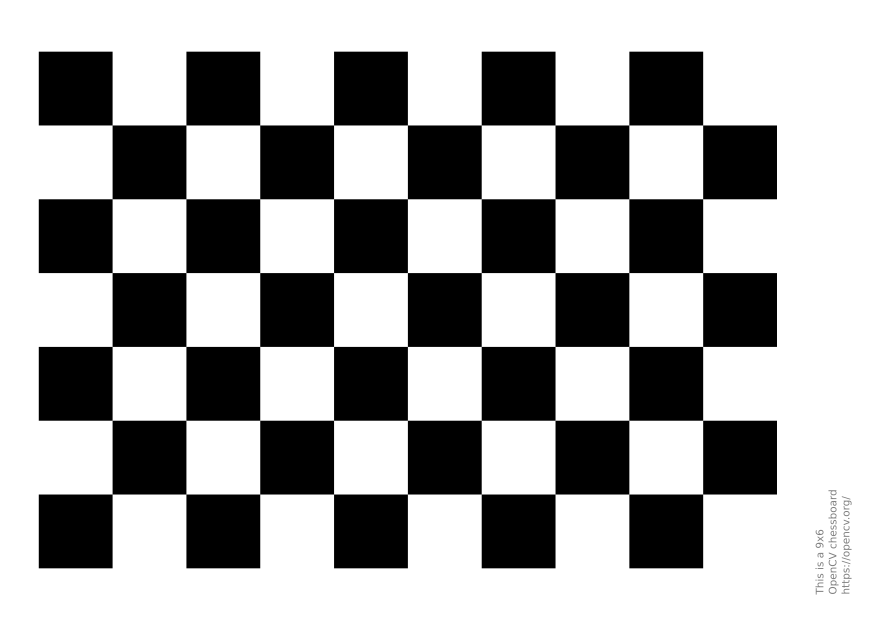
#> input picture data/calibracion/opencv_checkerboard.png, 1754 x 1240 px, found by its file name (shown at 1/2 size)
$ python estimate_movement.py --input ../data/calibracion --base_dir ../data/calibracion
#> lines starting #> are read from the running program, lines starting #| are printed output that depends on the picture
#!/usr/bin/env python3
# -*- coding:utf-8 -*-
"""
Correct the white balance and exposure of a frame using calibration data.
"""

# importing the necessary libraries
import os
import sys
import argparse

import numpy as np
from numpy import fft
import skimage
from skimage import io as imgio
from skimage.filters import gaussian
import matplotlib.pyplot as plt


if __name__ == "__main__":

    ap = argparse.ArgumentParser()
    ap.add_argument("-i","--input", required=True, help="image list or folder.")
    ap.add_argument("-d","--base_dir", required=True, help="base dir for files.")
    ap.add_argument("-w","--filter_radius", type=float, default=8)

    args = ap.parse_args()
    if not os.path.exists(args.input):
        print("Input file not found.")
        sys.exit(1)

    #
    # detect type of input
    #
    input_files = list()
    if os.path.isdir(args.input):
        input_files = [os.path.join(args.base_dir,f) for f in os.listdir(args.input) if f.endswith(".jpg") or f.endswith(".png")]
    else:
        _,ext = os.path.splitext(args.input)
        extl = ext.lower()
        if extl == '.list':
            with open(args.input,'r') as fl:
                input_files = [l.strip() for l in fl.readlines()]
        else:
            print("Input must be a list or a folder.")

    print('Images to process:',len(input_files))

    #
    # adjust white frame size to input frame if necessary
    #
    if len(input_files) == 0:
        print("No input files.")
        sys.exit(1)

    prev_frame = None
    prev_frame_fft = None
    xi = 0
    yi = 0
    x = list()
    y = list()
    for i,input_rel_path in enumerate(input_files):
        x.append(xi)
        y.append(yi)
        input_abs_path = os.path.join(args.base_dir,input_rel_path)
        #print(f'{i+1}/{len(input_files)}: {input_abs_path}')
        input_frame = np.squeeze(skimage.img_as_float(imgio.imread(input_abs_path))[:,:,1])
#> input_frame: shape (1240, 1754) float64; min 0, max 1, mean 0.649
        h,w = input_frame.shape
#> h = 1240; w = 1754
        #input_frame = skimage.transform.resize(input_frame,(h,w))
        h,w = input_frame.shape
        #input_frame = input_frame[h//2-512:h//2+512,:]
        input_frame = input_frame[h//2-512:h//2+512,:]
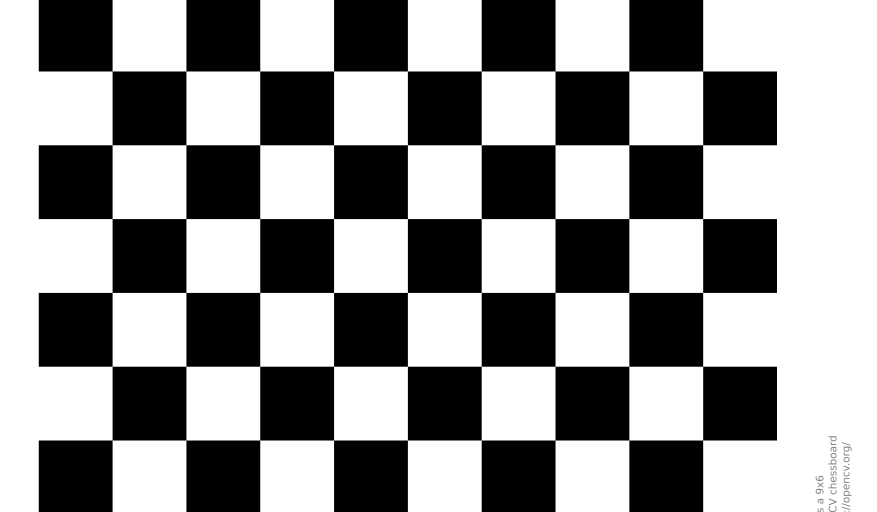
#> input_frame: shape (1024, 1754) float64 (shown at 1/2 size); min 0, max 1, mean 0.579
        h,w = input_frame.shape
#> h = 1024
        curr_frame_fft = fft.fft2(input_frame)
        if i > 0:
            # estimate movement
            cross_power_spectrum_fft = curr_frame_fft * np.conj(prev_frame_fft)
            cross_power_spectrum_fft = cross_power_spectrum_fft / np.abs(cross_power_spectrum_fft)
            cross_power_spectrum = np.abs(fft.ifft2(cross_power_spectrum_fft))
            cross_power_spectrum = gaussian(cross_power_spectrum,sigma=args.filter_radius,mode='wrap')
            cross_power_spectrum[0,0] = 0
            flat_max = np.argmax(cross_power_spectrum)
            imax = flat_max // w
            jmax = flat_max % w
            if imax > h//2:
                imax = imax - h
            if jmax > w//2:
                jmax = jmax - w
            #imax *= 8
            #jmax *= 8
            yi -= imax
            xi -= jmax
            print(f'from {i} to {i-1}: {imax:5d} {jmax:5d}')
            if False:
                plt.figure()
                plt.imshow((cross_power_spectrum))
                plt.colorbar()
                plt.show()
        prev_frame_fft = curr_frame_fft
#> pass 2 of the loop `for i,input_rel_path in enumerate(input_files):`:
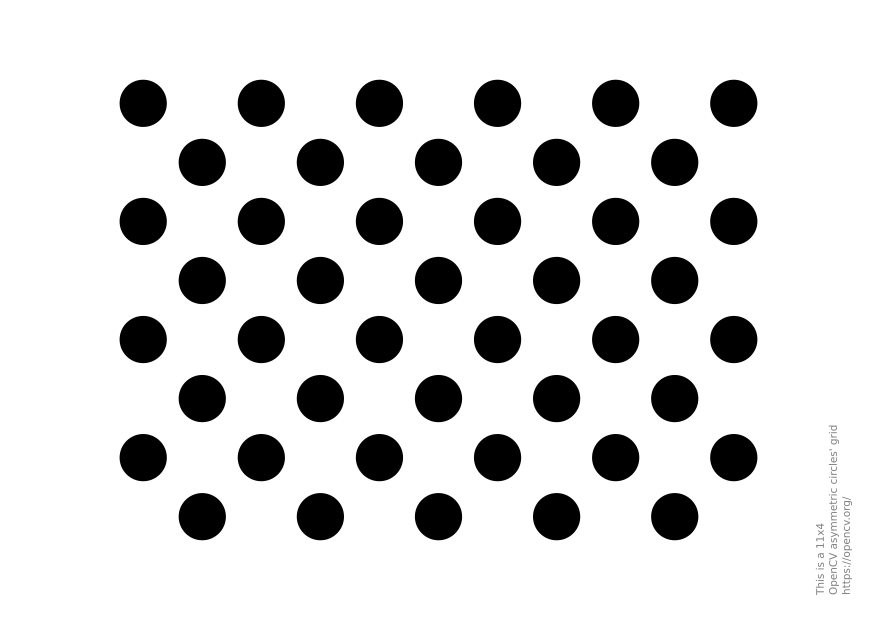
#> input picture data/calibracion/opencv_circles.png, 1754 x 1240 px, found by its file name (shown at 1/2 size)
#> `input_frame = input_frame[h//2-512:h//2+512,:]`:
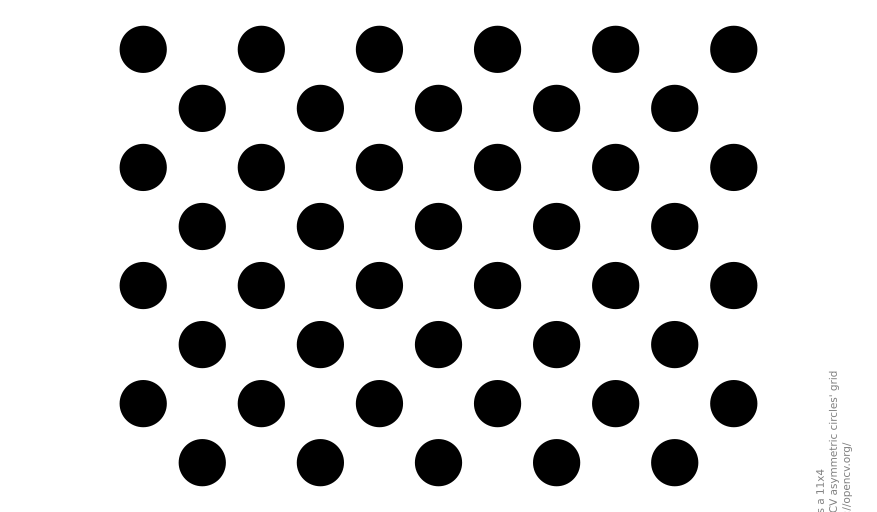
#> input_frame: shape (1024, 1754) float64 (shown at 1/2 size); min 0, max 1, mean 0.828
#> `cross_power_spectrum[0,0] = 0`:
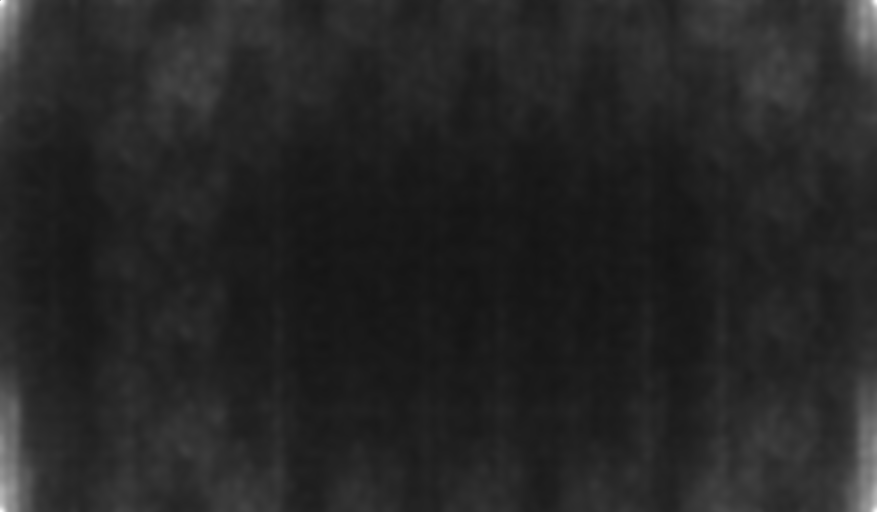
#> cross_power_spectrum: shape (1024, 1754) float64 (shown at 1/2 size); min 0, max 0.00362, mean 0.000542; drawn with min black and max white
#> flat_max = 1754
#> imax = 1
#> jmax = 0
#> yi = -1
#> xi = 0
#| from 1 to 0:     1     0
    plt.figure()
    plt.scatter(x,y)
    plt.show()
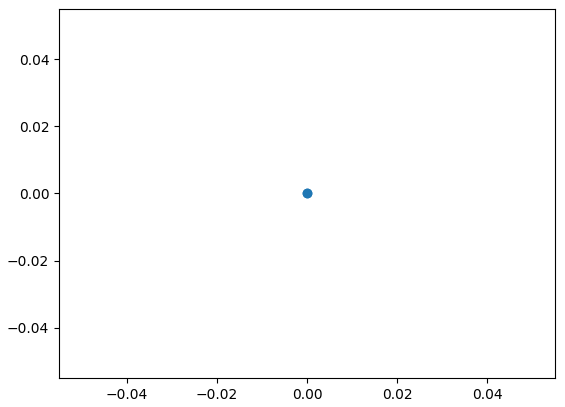
#> figure drawn by matplotlib, 1 panel
    np.savetxt('movement.txt',np.array([x,y]),fmt='%8.2f')
